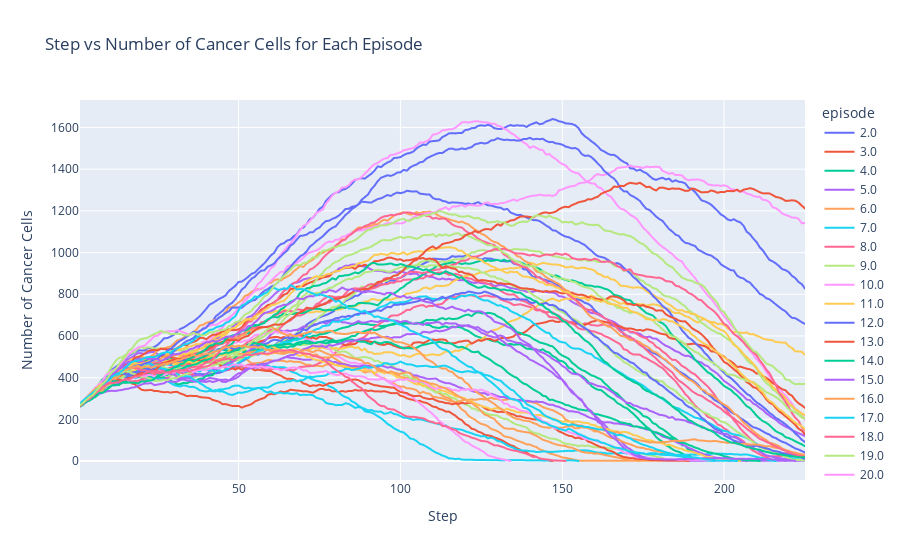

Write notebook code for a chart like this one.
### Code cell
fig = px.line(df, x='step', y='number_cancer_cells', color='episode', 
              labels={'step': 'Step', 'number_cancer_cells': 'Number of Cancer Cells'},
              title='Step vs Number of Cancer Cells for Each Episode')

# Show the plot
fig.show()

### Figure 1 — Plotly figure (JSON) as saved in the notebook; plotly's stock layout.template omitted (floating-point values rounded to 4 significant figures; data arrays with more than 128 entries replaced by an {"elided": "..."} marker saying what was removed)
{"data": [{"hovertemplate": "episode=2.0<br>Step=%{x}<br>Number of Cancer Cells=%{y}<extra></extra>", "legendgroup": "2.0", "line": {"color": "#636efa", "dash": "solid"}, "marker": {"symbol": "circle"}, "mode": "lines", "name": "2.0", "showlegend": true, "type": "scattergl", "x": {"elided": "225 float values"}, "xaxis": "x", "y": {"elided": "225 float values"}, "yaxis": "y"}, {"hovertemplate": "episode=3.0<br>Step=%{x}<br>Number of Cancer Cells=%{y}<extra></extra>", "legendgroup": "3.0", "line": {"color": "#EF553B", "dash": "solid"}, "marker": {"symbol": "circle"}, "mode": "lines", "name": "3.0", "showlegend": true, "type": "scattergl", "x": {"elided": "147 float values"}, "xaxis": "x", "y": {"elided": "147 float values"}, "yaxis": "y"}, {"hovertemplate": "episode=4.0<br>Step=%{x}<br>Number of Cancer Cells=%{y}<extra></extra>", "legendgroup": "4.0", "line": {"color": "#00cc96", "dash": "solid"}, "marker": {"symbol": "circle"}, "mode": "lines", "name": "4.0", "showlegend": true, "type": "scattergl", "x": {"elided": "225 float values"}, "xaxis": "x", "y": {"elided": "225 float values"}, "yaxis": "y"}, {"hovertemplate": "episode=5.0<br>Step=%{x}<br>Number of Cancer Cells=%{y}<extra></extra>", "legendgroup": "5.0", "line": {"color": "#ab63fa", "dash": "solid"}, "marker": {"symbol": "circle"}, "mode": "lines", "name": "5.0", "showlegend": true, "type": "scattergl", "x": {"elided": "225 float values"}, "xaxis": "x", "y": {"elided": "225 float values"}, "yaxis": "y"}, {"hovertemplate": "episode=6.0<br>Step=%{x}<br>Number of Cancer Cells=%{y}<extra></extra>", "legendgroup": "6.0", "line": {"color": "#FFA15A", "dash": "solid"}, "marker": {"symbol": "circle"}, "mode": "lines", "name": "6.0", "showlegend": true, "type": "scattergl", "x": {"elided": "225 float values"}, "xaxis": "x", "y": {"elided": "225 float values"}, "yaxis": "y"}, {"hovertemplate": "episode=7.0<br>Step=%{x}<br>Number of Cancer Cells=%{y}<extra></extra>", "legendgroup": "7.0", "line": {"color": "#19d3f3", "dash": "solid"}, "marker": {"symbol": "circle"}, "mode": "lines", "name": "7.0", "showlegend": true, "type": "scattergl", "x": {"elided": "155 float values"}, "xaxis": "x", "y": {"elided": "155 float values"}, "yaxis": "y"}, {"hovertemplate": "episode=8.0<br>Step=%{x}<br>Number of Cancer Cells=%{y}<extra></extra>", "legendgroup": "8.0", "line": {"color": "#FF6692", "dash": "solid"}, "marker": {"symbol": "circle"}, "mode": "lines", "name": "8.0", "showlegend": true, "type": "scattergl", "x": {"elided": "225 float values"}, "xaxis": "x", "y": {"elided": "225 float values"}, "yaxis": "y"}, {"hovertemplate": "episode=9.0<br>Step=%{x}<br>Number of Cancer Cells=%{y}<extra></extra>", "legendgroup": "9.0", "line": {"color": "#B6E880", "dash": "solid"}, "marker": {"symbol": "circle"}, "mode": "lines", "name": "9.0", "showlegend": true, "type": "scattergl", "x": {"elided": "225 float values"}, "xaxis": "x", "y": {"elided": "225 float values"}, "yaxis": "y"}, {"hovertemplate": "episode=10.0<br>Step=%{x}<br>Number of Cancer Cells=%{y}<extra></extra>", "legendgroup": "10.0", "line": {"color": "#FF97FF", "dash": "solid"}, "marker": {"symbol": "circle"}, "mode": "lines", "name": "10.0", "showlegend": true, "type": "scattergl", "x": {"elided": "225 float values"}, "xaxis": "x", "y": {"elided": "225 float values"}, "yaxis": "y"}, {"hovertemplate": "episode=11.0<br>Step=%{x}<br>Number of Cancer Cells=%{y}<extra></extra>", "legendgroup": "11.0", "line": {"color": "#FECB52", "dash": "solid"}, "marker": {"symbol": "circle"}, "mode": "lines", "name": "11.0", "showlegend": true, "type": "scattergl", "x": {"elided": "225 float values"}, "xaxis": "x", "y": {"elided": "225 float values"}, "yaxis": "y"}, {"hovertemplate": "episode=12.0<br>Step=%{x}<br>Number of Cancer Cells=%{y}<extra></extra>", "legendgroup": "12.0", "line": {"color": "#636efa", "dash": "solid"}, "marker": {"symbol": "circle"}, "mode": "lines", "name": "12.0", "showlegend": true, "type": "scattergl", "x": {"elided": "225 float values"}, "xaxis": "x", "y": {"elided": "225 float values"}, "yaxis": "y"}, {"hovertemplate": "episode=13.0<br>Step=%{x}<br>Number of Cancer Cells=%{y}<extra></extra>", "legendgroup": "13.0", "line": {"color": "#EF553B", "dash": "solid"}, "marker": {"symbol": "circle"}, "mode": "lines", "name": "13.0", "showlegend": true, "type": "scattergl", "x": {"elided": "225 float values"}, "xaxis": "x", "y": {"elided": "225 float values"}, "yaxis": "y"}, {"hovertemplate": "episode=14.0<br>Step=%{x}<br>Number of Cancer Cells=%{y}<extra></extra>", "legendgroup": "14.0", "line": {"color": "#00cc96", "dash": "solid"}, "marker": {"symbol": "circle"}, "mode": "lines", "name": "14.0", "showlegend": true, "type": "scattergl", "x": {"elided": "207 float values"}, "xaxis": "x", "y": {"elided": "207 float values"}, "yaxis": "y"}, {"hovertemplate": "episode=15.0<br>Step=%{x}<br>Number of Cancer Cells=%{y}<extra></extra>", "legendgroup": "15.0", "line": {"color": "#ab63fa", "dash": "solid"}, "marker": {"symbol": "circle"}, "mode": "lines", "name": "15.0", "showlegend": true, "type": "scattergl", "x": {"elided": "225 float values"}, "xaxis": "x", "y": {"elided": "225 float values"}, "yaxis": "y"}, {"hovertemplate": "episode=16.0<br>Step=%{x}<br>Number of Cancer Cells=%{y}<extra></extra>", "legendgroup": "16.0", "line": {"color": "#FFA15A", "dash": "solid"}, "marker": {"symbol": "circle"}, "mode": "lines", "name": "16.0", "showlegend": true, "type": "scattergl", "x": {"elided": "196 float values"}, "xaxis": "x", "y": {"elided": "196 float values"}, "yaxis": "y"}, {"hovertemplate": "episode=17.0<br>Step=%{x}<br>Number of Cancer Cells=%{y}<extra></extra>", "legendgroup": "17.0", "line": {"color": "#19d3f3", "dash": "solid"}, "marker": {"symbol": "circle"}, "mode": "lines", "name": "17.0", "showlegend": true, "type": "scattergl", "x": {"elided": "216 float values"}, "xaxis": "x", "y": {"elided": "216 float values"}, "yaxis": "y"}, {"hovertemplate": "episode=18.0<br>Step=%{x}<br>Number of Cancer Cells=%{y}<extra></extra>", "legendgroup": "18.0", "line": {"color": "#FF6692", "dash": "solid"}, "marker": {"symbol": "circle"}, "mode": "lines", "name": "18.0", "showlegend": true, "type": "scattergl", "x": {"elided": "225 float values"}, "xaxis": "x", "y": {"elided": "225 float values"}, "yaxis": "y"}, {"hovertemplate": "episode=19.0<br>Step=%{x}<br>Number of Cancer Cells=%{y}<extra></extra>", "legendgroup": "19.0", "line": {"color": "#B6E880", "dash": "solid"}, "marker": {"symbol": "circle"}, "mode": "lines", "name": "19.0", "showlegend": true, "type": "scattergl", "x": {"elided": "225 float values"}, "xaxis": "x", "y": {"elided": "225 float values"}, "yaxis": "y"}, {"hovertemplate": "episode=20.0<br>Step=%{x}<br>Number of Cancer Cells=%{y}<extra></extra>", "legendgroup": "20.0", "line": {"color": "#FF97FF", "dash": "solid"}, "marker": {"symbol": "circle"}, "mode": "lines", "name": "20.0", "showlegend": true, "type": "scattergl", "x": {"elided": "134 float values"}, "xaxis": "x", "y": {"elided": "134 float values"}, "yaxis": "y"}, {"hovertemplate": "episode=21.0<br>Step=%{x}<br>Number of Cancer Cells=%{y}<extra></extra>", "legendgroup": "21.0", "line": {"color": "#FECB52", "dash": "solid"}, "marker": {"symbol": "circle"}, "mode": "lines", "name": "21.0", "showlegend": true, "type": "scattergl", "x": {"elided": "225 float values"}, "xaxis": "x", "y": {"elided": "225 float values"}, "yaxis": "y"}, {"hovertemplate": "episode=22.0<br>Step=%{x}<br>Number of Cancer Cells=%{y}<extra></extra>", "legendgroup": "22.0", "line": {"color": "#636efa", "dash": "solid"}, "marker": {"symbol": "circle"}, "mode": "lines", "name": "22.0", "showlegend": true, "type": "scattergl", "x": {"elided": "225 float values"}, "xaxis": "x", "y": {"elided": "225 float values"}, "yaxis": "y"}, {"hovertemplate": "episode=23.0<br>Step=%{x}<br>Number of Cancer Cells=%{y}<extra></extra>", "legendgroup": "23.0", "line": {"color": "#EF553B", "dash": "solid"}, "marker": {"symbol": "circle"}, "mode": "lines", "name": "23.0", "showlegend": true, "type": "scattergl", "x": {"elided": "189 float values"}, "xaxis": "x", "y": {"elided": "189 float values"}, "yaxis": "y"}, {"hovertemplate": "episode=24.0<br>Step=%{x}<br>Number of Cancer Cells=%{y}<extra></extra>", "legendgroup": "24.0", "line": {"color": "#00cc96", "dash": "solid"}, "marker": {"symbol": "circle"}, "mode": "lines", "name": "24.0", "showlegend": true, "type": "scattergl", "x": {"elided": "225 float values"}, "xaxis": "x", "y": {"elided": "225 float values"}, "yaxis": "y"}, {"hovertemplate": "episode=25.0<br>Step=%{x}<br>Number of Cancer Cells=%{y}<extra></extra>", "legendgroup": "25.0", "line": {"color": "#ab63fa", "dash": "solid"}, "marker": {"symbol": "circle"}, "mode": "lines", "name": "25.0", "showlegend": true, "type": "scattergl", "x": {"elided": "202 float values"}, "xaxis": "x", "y": {"elided": "202 float values"}, "yaxis": "y"}, {"hovertemplate": "episode=26.0<br>Step=%{x}<br>Number of Cancer Cells=%{y}<extra></extra>", "legendgroup": "26.0", "line": {"color": "#FFA15A", "dash": "solid"}, "marker": {"symbol": "circle"}, "mode": "lines", "name": "26.0", "showlegend": true, "type": "scattergl", "x": {"elided": "225 float values"}, "xaxis": "x", "y": {"elided": "225 float values"}, "yaxis": "y"}, {"hovertemplate": "episode=27.0<br>Step=%{x}<br>Number of Cancer Cells=%{y}<extra></extra>", "legendgroup": "27.0", "line": {"color": "#19d3f3", "dash": "solid"}, "marker": {"symbol": "circle"}, "mode": "lines", "name": "27.0", "showlegend": true, "type": "scattergl", "x": {"elided": "225 float values"}, "xaxis": "x", "y": {"elided": "225 float values"}, "yaxis": "y"}, {"hovertemplate": "episode=28.0<br>Step=%{x}<br>Number of Cancer Cells=%{y}<extra></extra>", "legendgroup": "28.0", "line": {"color": "#FF6692", "dash": "solid"}, "marker": {"symbol": "circle"}, "mode": "lines", "name": "28.0", "showlegend": true, "type": "scattergl", "x": {"elided": "225 float values"}, "xaxis": "x", "y": {"elided": "225 float values"}, "yaxis": "y"}, {"hovertemplate": "episode=29.0<br>Step=%{x}<br>Number of Cancer Cells=%{y}<extra></extra>", "legendgroup": "29.0", "line": {"color": "#B6E880", "dash": "solid"}, "marker": {"symbol": "circle"}, "mode": "lines", "name": "29.0", "showlegend": true, "type": "scattergl", "x": {"elided": "225 float values"}, "xaxis": "x", "y": {"elided": "225 float values"}, "yaxis": "y"}, {"hovertemplate": "episode=30.0<br>Step=%{x}<br>Number of Cancer Cells=%{y}<extra></extra>", "legendgroup": "30.0", "line": {"color": "#FF97FF", "dash": "solid"}, "marker": {"symbol": "circle"}, "mode": "lines", "name": "30.0", "showlegend": true, "type": "scattergl", "x": {"elided": "225 float values"}, "xaxis": "x", "y": {"elided": "225 float values"}, "yaxis": "y"}, {"hovertemplate": "episode=31.0<br>Step=%{x}<br>Number of Cancer Cells=%{y}<extra></extra>", "legendgroup": "31.0", "line": {"color": "#FECB52", "dash": "solid"}, "marker": {"symbol": "circle"}, "mode": "lines", "name": "31.0", "showlegend": true, "type": "scattergl", "x": {"elided": "205 float values"}, "xaxis": "x", "y": {"elided": "205 float values"}, "yaxis": "y"}, {"hovertemplate": "episode=32.0<br>Step=%{x}<br>Number of Cancer Cells=%{y}<extra></extra>", "legendgroup": "32.0", "line": {"color": "#636efa", "dash": "solid"}, "marker": {"symbol": "circle"}, "mode": "lines", "name": "32.0", "showlegend": true, "type": "scattergl", "x": {"elided": "225 float values"}, "xaxis": "x", "y": {"elided": "225 float values"}, "yaxis": "y"}, {"hovertemplate": "episode=33.0<br>Step=%{x}<br>Number of Cancer Cells=%{y}<extra></extra>", "legendgroup": "33.0", "line": {"color": "#EF553B", "dash": "solid"}, "marker": {"symbol": "circle"}, "mode": "lines", "name": "33.0", "showlegend": true, "type": "scattergl", "x": {"elided": "225 float values"}, "xaxis": "x", "y": {"elided": "225 float values"}, "yaxis": "y"}, {"hovertemplate": "episode=34.0<br>Step=%{x}<br>Number of Cancer Cells=%{y}<extra></extra>", "legendgroup": "34.0", "line": {"color": "#00cc96", "dash": "solid"}, "marker": {"symbol": "circle"}, "mode": "lines", "name": "34.0", "showlegend": true, "type": "scattergl", "x": {"elided": "211 float values"}, "xaxis": "x", "y": {"elided": "211 float values"}, "yaxis": "y"}, {"hovertemplate": "episode=35.0<br>Step=%{x}<br>Number of Cancer Cells=%{y}<extra></extra>", "legendgroup": "35.0", "line": {"color": "#ab63fa", "dash": "solid"}, "marker": {"symbol": "circle"}, "mode": "lines", "name": "35.0", "showlegend": true, "type": "scattergl", "x": {"elided": "222 float values"}, "xaxis": "x", "y": {"elided": "222 float values"}, "yaxis": "y"}, {"hovertemplate": "episode=36.0<br>Step=%{x}<br>Number of Cancer Cells=%{y}<extra></extra>", "legendgroup": "36.0", "line": {"color": "#FFA15A", "dash": "solid"}, "marker": {"symbol": "circle"}, "mode": "lines", "name": "36.0", "showlegend": true, "type": "scattergl", "x": {"elided": "225 float values"}, "xaxis": "x", "y": {"elided": "225 float values"}, "yaxis": "y"}, {"hovertemplate": "episode=37.0<br>Step=%{x}<br>Number of Cancer Cells=%{y}<extra></extra>", "legendgroup": "37.0", "line": {"color": "#19d3f3", "dash": "solid"}, "marker": {"symbol": "circle"}, "mode": "lines", "name": "37.0", "showlegend": true, "type": "scattergl", "x": {"elided": "197 float values"}, "xaxis": "x", "y": {"elided": "197 float values"}, "yaxis": "y"}, {"hovertemplate": "episode=38.0<br>Step=%{x}<br>Number of Cancer Cells=%{y}<extra></extra>", "legendgroup": "38.0", "line": {"color": "#FF6692", "dash": "solid"}, "marker": {"symbol": "circle"}, "mode": "lines", "name": "38.0", "showlegend": true, "type": "scattergl", "x": {"elided": "225 float values"}, "xaxis": "x", "y": {"elided": "225 float values"}, "yaxis": "y"}, {"hovertemplate": "episode=39.0<br>Step=%{x}<br>Number of Cancer Cells=%{y}<extra></extra>", "legendgroup": "39.0", "line": {"color": "#B6E880", "dash": "solid"}, "marker": {"symbol": "circle"}, "mode": "lines", "name": "39.0", "showlegend": true, "type": "scattergl", "x": {"elided": "225 float values"}, "xaxis": "x", "y": {"elided": "225 float values"}, "yaxis": "y"}, {"hovertemplate": "episode=40.0<br>Step=%{x}<br>Number of Cancer Cells=%{y}<extra></extra>", "legendgroup": "40.0", "line": {"color": "#FF97FF", "dash": "solid"}, "marker": {"symbol": "circle"}, "mode": "lines", "name": "40.0", "showlegend": true, "type": "scattergl", "x": {"elided": "203 float values"}, "xaxis": "x", "y": {"elided": "203 float values"}, "yaxis": "y"}, {"hovertemplate": "episode=41.0<br>Step=%{x}<br>Number of Cancer Cells=%{y}<extra></extra>", "legendgroup": "41.0", "line": {"color": "#FECB52", "dash": "solid"}, "marker": {"symbol": "circle"}, "mode": "lines", "name": "41.0", "showlegend": true, "type": "scattergl", "x": {"elided": "225 float values"}, "xaxis": "x", "y": {"elided": "225 float values"}, "yaxis": "y"}, {"hovertemplate": "episode=42.0<br>Step=%{x}<br>Number of Cancer Cells=%{y}<extra></extra>", "legendgroup": "42.0", "line": {"color": "#636efa", "dash": "solid"}, "marker": {"symbol": "circle"}, "mode": "lines", "name": "42.0", "showlegend": true, "type": "scattergl", "x": {"elided": "225 float values"}, "xaxis": "x", "y": {"elided": "225 float values"}, "yaxis": "y"}, {"hovertemplate": "episode=43.0<br>Step=%{x}<br>Number of Cancer Cells=%{y}<extra></extra>", "legendgroup": "43.0", "line": {"color": "#EF553B", "dash": "solid"}, "marker": {"symbol": "circle"}, "mode": "lines", "name": "43.0", "showlegend": true, "type": "scattergl", "x": {"elided": "225 float values"}, "xaxis": "x", "y": {"elided": "225 float values"}, "yaxis": "y"}, {"hovertemplate": "episode=44.0<br>Step=%{x}<br>Number of Cancer Cells=%{y}<extra></extra>", "legendgroup": "44.0", "line": {"color": "#00cc96", "dash": "solid"}, "marker": {"symbol": "circle"}, "mode": "lines", "name": "44.0", "showlegend": true, "type": "scattergl", "x": {"elided": "225 float values"}, "xaxis": "x", "y": {"elided": "225 float values"}, "yaxis": "y"}, {"hovertemplate": "episode=45.0<br>Step=%{x}<br>Number of Cancer Cells=%{y}<extra></extra>", "legendgroup": "45.0", "line": {"color": "#ab63fa", "dash": "solid"}, "marker": {"symbol": "circle"}, "mode": "lines", "name": "45.0", "showlegend": true, "type": "scattergl", "x": {"elided": "219 float values"}, "xaxis": "x", "y": {"elided": "219 float values"}, "yaxis": "y"}, {"hovertemplate": "episode=46.0<br>Step=%{x}<br>Number of Cancer Cells=%{y}<extra></extra>", "legendgroup": "46.0", "line": {"color": "#FFA15A", "dash": "solid"}, "marker": {"symbol": "circle"}, "mode": "lines", "name": "46.0", "showlegend": true, "type": "scattergl", "x": {"elided": "174 float values"}, "xaxis": "x", "y": {"elided": "174 float values"}, "yaxis": "y"}, {"hovertemplate": "episode=47.0<br>Step=%{x}<br>Number of Cancer Cells=%{y}<extra></extra>", "legendgroup": "47.0", "line": {"color": "#19d3f3", "dash": "solid"}, "marker": {"symbol": "circle"}, "mode": "lines", "name": "47.0", "showlegend": true, "type": "scattergl", "x": {"elided": "204 float values"}, "xaxis": "x", "y": {"elided": "204 float values"}, "yaxis": "y"}, {"hovertemplate": "episode=48.0<br>Step=%{x}<br>Number of Cancer Cells=%{y}<extra></extra>", "legendgroup": "48.0", "line": {"color": "#FF6692", "dash": "solid"}, "marker": {"symbol": "circle"}, "mode": "lines", "name": "48.0", "showlegend": true, "type": "scattergl", "x": {"elided": "151 float values"}, "xaxis": "x", "y": {"elided": "151 float values"}, "yaxis": "y"}, {"hovertemplate": "episode=49.0<br>Step=%{x}<br>Number of Cancer Cells=%{y}<extra></extra>", "legendgroup": "49.0", "line": {"color": "#B6E880", "dash": "solid"}, "marker": {"symbol": "circle"}, "mode": "lines", "name": "49.0", "showlegend": true, "type": "scattergl", "x": {"elided": "225 float values"}, "xaxis": "x", "y": {"elided": "225 float values"}, "yaxis": "y"}], "layout": {"legend": {"title": {"text": "episode"}, "tracegroupgap": 0}, "title": {"text": "Step vs Number of Cancer Cells for Each Episode"}, "xaxis": {"anchor": "y", "domain": [0, 1], "title": {"text": "Step"}}, "yaxis": {"anchor": "x", "domain": [0, 1], "title": {"text": "Number of Cancer Cells"}}}}
